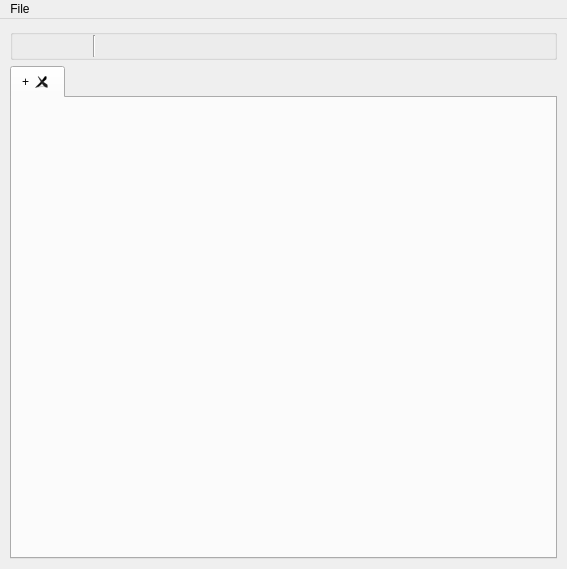
<?xml version="1.0" encoding="UTF-8"?>
<ui version="4.0">
 <class>MainWindow</class>
 <widget class="QMainWindow" name="MainWindow">
  <property name="geometry">
   <rect>
    <x>0</x>
    <y>0</y>
    <width>567</width>
    <height>569</height>
   </rect>
  </property>
  <property name="windowTitle">
   <string>Unreal Script Editor</string>
  </property>
  <widget class="QWidget" name="centralwidget">
   <layout class="QVBoxLayout" name="verticalLayout">
    <property name="leftMargin">
     <number>10</number>
    </property>
    <property name="topMargin">
     <number>10</number>
    </property>
    <property name="rightMargin">
     <number>10</number>
    </property>
    <property name="bottomMargin">
     <number>10</number>
    </property>
    <item>
     <widget class="QGroupBox" name="groupBox">
      <property name="title">
       <string/>
      </property>
      <layout class="QVBoxLayout" name="verticalLayout_2">
       <property name="leftMargin">
        <number>0</number>
       </property>
       <property name="topMargin">
        <number>0</number>
       </property>
       <property name="rightMargin">
        <number>0</number>
       </property>
       <property name="bottomMargin">
        <number>0</number>
       </property>
       <item>
        <layout class="QHBoxLayout" name="horizontalLayout_2">
         <property name="spacing">
          <number>0</number>
         </property>
         <property name="topMargin">
          <number>0</number>
         </property>
         <item>
          <widget class="QPushButton" name="ui_run_all_btn">
           <property name="toolTip">
            <string>execute all commands</string>
           </property>
           <property name="text">
            <string/>
           </property>
           <property name="icon">
            <iconset theme=":/executeAll.png"/>
           </property>
           <property name="iconSize">
            <size>
             <width>25</width>
             <height>25</height>
            </size>
           </property>
           <property name="flat">
            <bool>true</bool>
           </property>
          </widget>
         </item>
         <item>
          <widget class="QPushButton" name="ui_run_sel_btn">
           <property name="toolTip">
            <string>execute selected commands</string>
           </property>
           <property name="text">
            <string/>
           </property>
           <property name="icon">
            <iconset theme=":/execute.png"/>
           </property>
           <property name="iconSize">
            <size>
             <width>25</width>
             <height>25</height>
            </size>
           </property>
           <property name="flat">
            <bool>true</bool>
           </property>
          </widget>
         </item>
         <item>
          <widget class="Line" name="line_3">
           <property name="orientation">
            <enum>Qt::Vertical</enum>
           </property>
          </widget>
         </item>
         <item>
          <widget class="QPushButton" name="ui_clear_log_btn">
           <property name="toolTip">
            <string>clear unreal log</string>
           </property>
           <property name="text">
            <string/>
           </property>
           <property name="icon">
            <iconset theme=":/clearHistory.png"/>
           </property>
           <property name="iconSize">
            <size>
             <width>25</width>
             <height>25</height>
            </size>
           </property>
           <property name="flat">
            <bool>true</bool>
           </property>
          </widget>
         </item>
         <item>
          <widget class="QPushButton" name="ui_clear_script_btn">
           <property name="toolTip">
            <string>clear input script</string>
           </property>
           <property name="text">
            <string/>
           </property>
           <property name="icon">
            <iconset theme=":/clearInput.png"/>
           </property>
           <property name="iconSize">
            <size>
             <width>25</width>
             <height>25</height>
            </size>
           </property>
           <property name="flat">
            <bool>true</bool>
           </property>
          </widget>
         </item>
         <item>
          <widget class="QPushButton" name="ui_clear_both_btn">
           <property name="toolTip">
            <string>clear all</string>
           </property>
           <property name="text">
            <string/>
           </property>
           <property name="icon">
            <iconset theme=":/clearAll.png"/>
           </property>
           <property name="iconSize">
            <size>
             <width>25</width>
             <height>25</height>
            </size>
           </property>
           <property name="flat">
            <bool>true</bool>
           </property>
          </widget>
         </item>
         <item>
          <spacer name="horizontalSpacer">
           <property name="orientation">
            <enum>Qt::Horizontal</enum>
           </property>
           <property name="sizeHint" stdset="0">
            <size>
             <width>40</width>
             <height>20</height>
            </size>
           </property>
          </spacer>
         </item>
        </layout>
       </item>
      </layout>
     </widget>
    </item>
    <item>
     <widget class="QTabWidget" name="ui_tab_widget">
      <property name="currentIndex">
       <number>0</number>
      </property>
      <property name="tabsClosable">
       <bool>true</bool>
      </property>
      <widget class="QWidget" name="ui_add_tab">
       <attribute name="title">
        <string>+</string>
       </attribute>
      </widget>
     </widget>
    </item>
   </layout>
  </widget>
  <widget class="QMenuBar" name="menubar">
   <property name="geometry">
    <rect>
     <x>0</x>
     <y>0</y>
     <width>567</width>
     <height>21</height>
    </rect>
   </property>
   <widget class="QMenu" name="menuFile">
    <property name="font">
     <font>
      <family>Bahnschrift</family>
      <pointsize>10</pointsize>
     </font>
    </property>
    <property name="title">
     <string>File</string>
    </property>
    <addaction name="ui_save_action"/>
    <addaction name="ui_open_action"/>
   </widget>
   <addaction name="menuFile"/>
  </widget>
  <action name="ui_save_action">
   <property name="text">
    <string>Save as...</string>
   </property>
   <property name="font">
    <font>
     <family>Bahnschrift</family>
     <pointsize>10</pointsize>
    </font>
   </property>
  </action>
  <action name="ui_open_action">
   <property name="text">
    <string>Open</string>
   </property>
   <property name="font">
    <font>
     <family>Bahnschrift</family>
     <pointsize>10</pointsize>
    </font>
   </property>
  </action>
 </widget>
 <resources/>
 <connections/>
</ui>
